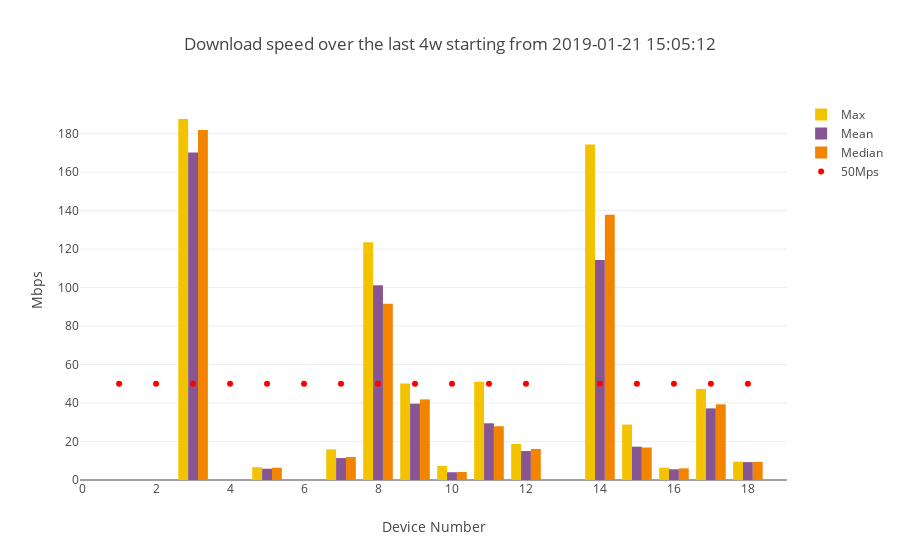

The notebook cell this image was saved under:
### Code cell
download_summary=mean_max_median_by1(download_df,'DOWNLOAD')
download_line=go.Scatter(x=device_numbers,y=[50] * len(device_numbers), mode='markers',marker=dict(color='red'), name='50Mps')
combined_bar_plot_3traces(xvalues=download_summary["SK_PI"],
                         yvalues1=download_summary["max"],
                         yvalues2=download_summary["mean"],
                         yvalues3=download_summary["median"],
                         name1="Max",
                         name2="Mean",
                         name3="Median",
                         title="Download speed over the last "+time_interval+ " starting from "+ starting_point,
                         ytitle="Mbps",
                         line=download_line,
                         stack=False)

### Figure 1 — Plotly figure (JSON) as saved in the notebook; plotly's stock layout.template omitted (floating-point values rounded to 4 significant figures)
{"data": [{"marker": {"color": "F3C300"}, "name": "Max", "type": "bar", "x": [3, 5, 7, 8, 9, 10, 11, 12, 14, 15, 16, 17, 18], "y": [187.7, 6.66, 15.93, 123.6, 50.14, 7.32, 51.06, 18.72, 174.4, 28.8, 6.4, 47.29, 9.55]}, {"marker": {"color": "875692"}, "name": "Mean", "type": "bar", "x": [3, 5, 7, 8, 9, 10, 11, 12, 14, 15, 16, 17, 18], "y": [170.2, 5.867, 11.4, 101.3, 39.69, 4.044, 29.48, 15.05, 114.3, 17.32, 5.583, 37.23, 9.301]}, {"marker": {"color": "F38400"}, "name": "Median", "type": "bar", "x": [3, 5, 7, 8, 9, 10, 11, 12, 14, 15, 16, 17, 18], "y": [181.9, 6.35, 11.96, 91.56, 41.9, 4.175, 27.95, 16.15, 137.9, 16.88, 6.06, 39.33, 9.43]}, {"marker": {"color": "red"}, "mode": "markers", "name": "50Mps", "type": "scatter", "x": [1, 2, 3, 4, 5, 6, 7, 8, 9, 10, 11, 12, 14, 15, 16, 17, 18], "y": [50, 50, 50, 50, 50, 50, 50, 50, 50, 50, 50, 50, 50, 50, 50, 50, 50]}], "layout": {"title": "Download speed over the last 4w starting from 2019-01-21 15:05:12", "xaxis": {"title": "Device Number"}, "yaxis": {"title": "Mbps"}}}
